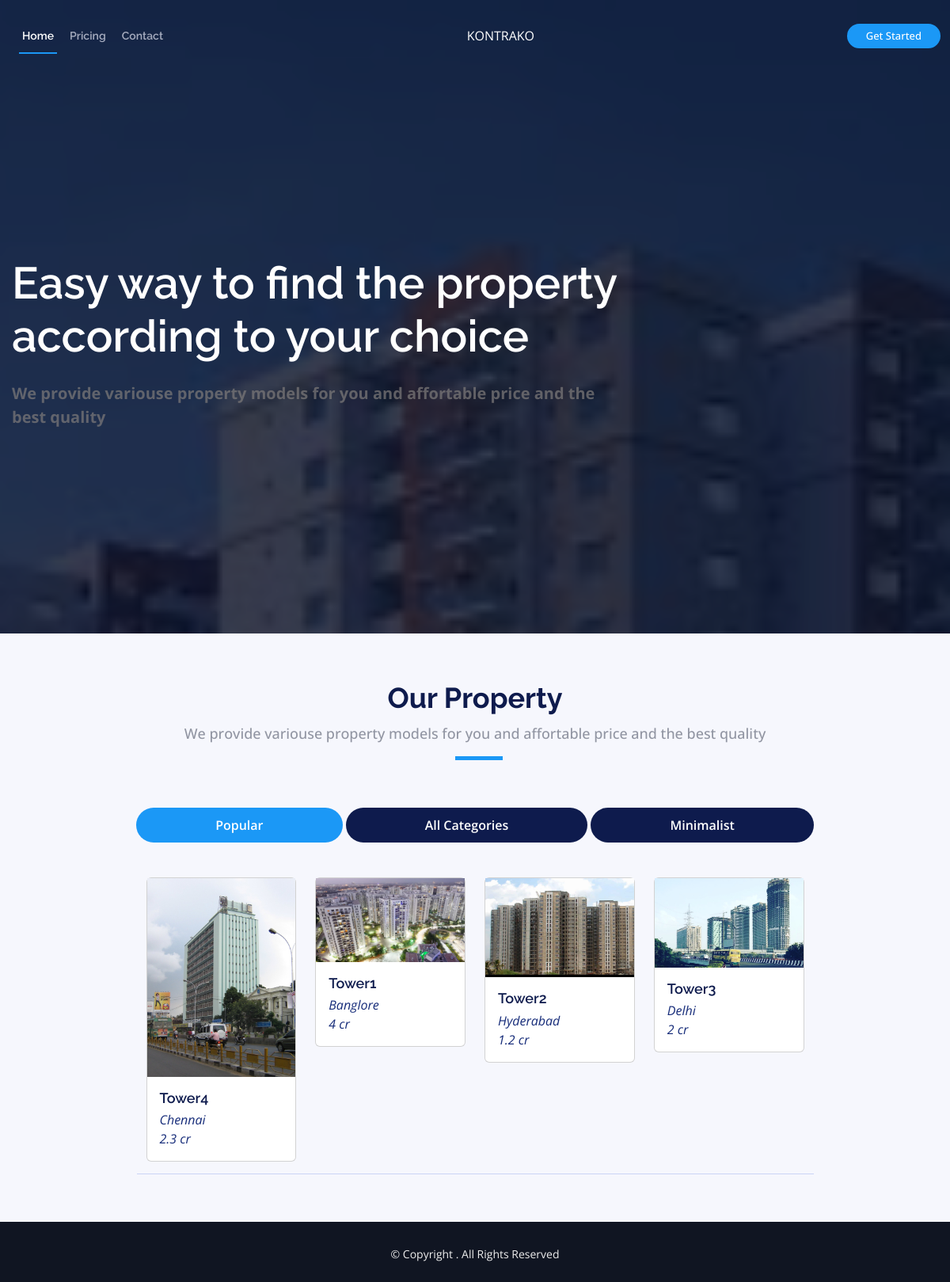
The page / on the database its author committed.
### tables this page shows
CREATE TABLE IF NOT EXISTS `data_table` (
  `id` int(11) NOT NULL AUTO_INCREMENT,
  `property_name` varchar(500) NOT NULL,
  `property_loc` varchar(500) NOT NULL,
  `pro_price` varchar(500) NOT NULL,
  `file_name` varchar(500) NOT NULL,
  `created_date` datetime NOT NULL DEFAULT CURRENT_TIMESTAMP,
  PRIMARY KEY (`id`)
);

### index.php (the view, shortened to what this page needs)
<!DOCTYPE html>
<html lang="en">
<head>
  <link href="assets/vendor/aos/aos.css" rel="stylesheet">
  <link href="assets/vendor/bootstrap/css/bootstrap.min.css" rel="stylesheet">
  <link href="assets/vendor/bootstrap-icons/bootstrap-icons.css" rel="stylesheet">
  <link href="assets/vendor/glightbox/css/glightbox.min.css" rel="stylesheet">
  <link href="assets/vendor/swiper/swiper-bundle.min.css" rel="stylesheet">
  <link href="assets/css/style.css" rel="stylesheet">
</head>
<body>
  <header id="header" class="d-flex align-items-center ">
    <div class="container-fluid container-xxl d-flex align-items-center">
      <nav id="navbar" class="navbar order-last order-lg-0">
        <ul>
          <li><a class="nav-link scrollto active" href="#hero">Home</a></li>
          <li><a class="nav-link scrollto" href="#pricing">Pricing</a></li>
          <li><a class="nav-link scrollto" href="#contact">Contact</a></li>
        </ul>
      </nav>
      <div id="logo" class="me-auto  ms-auto">
        <a href="index.html" class="scrollto"><img src="assets/img/" alt="" title="">KONTRAKO</a>
      </div>
      <a class="buy-tickets scrollto" href="#">Get Started</a>
    </div>
  </header>
  <section id="hero">
    <div class="hero-container" data-aos="zoom-in" data-aos-delay="100">
      <div class="row">
        <div class="col-md-8">
          <h3 class="mb-4 pb-0">Easy way to find the property according to your choice</h3>
          <p class="mb-4 pb-0">We provide variouse property models for you and affortable price and the best quality</p>
        </div>
        <div class="col-md-4">
        </div>
      </div>
    </div>
  </section>
  <main id="main">
    <section id="schedule" class="section-with-bg">
      <div class="container" data-aos="fade-up">
        <div class="section-header">
          <h2>Our Property</h2>
          <p>We provide variouse property models for you and affortable price and the best quality</p>
        </div>
        <ul class="nav nav-tabs" role="tablist" data-aos="fade-up" data-aos-delay="100">
          <li class="nav-item">
            <a class="nav-link active" href="#day-1" role="tab" data-bs-toggle="tab">Popular</a>
          </li>
          <li class="nav-item">
            <a class="nav-link" href="#day-2" role="tab" data-bs-toggle="tab">All Categories</a>
          </li>
          <li class="nav-item">
            <a class="nav-link" href="#day-3" role="tab" data-bs-toggle="tab">Minimalist</a>
          </li>
        </ul>
        <div class="tab-content row justify-content-center" data-aos="fade-up" data-aos-delay="200">
          <div role="tabpanel" class="col-lg-9 tab-pane fade show active" id="day-1">
            <div class="row row-cols-1 row-cols-md-4  schedule-item">
                <?php
                  $con = mysqli_connect("localhost", "root", "", "vali");
                  $sel = "SELECT * FROM data_table";
                  $que = mysqli_query($con, $sel);
                  while ($z = mysqli_fetch_array($que)) {
               ?>
             <div class="col">
              <div class="card">
                <div class="">
                  <img src="propert_images/<?php echo $z["file_name"]; ?>" alt="img" class="img-fluid">
                </div>
                <div class="card-body">
                  <h4><?php echo $z["property_name"]; ?></h4>
                  <p><?php echo $z["property_loc"]; ?></p>
                  <p><?php echo $z["pro_price"]; ?></p>
                </div>
              </div>
             </div>
               <?php } ?>
            </div>
          </div>
        </div>
      </div>
    </section>
  </main>
  <footer id="footer">
    <div class="container">
      <div class="copyright">
        &copy; Copyright <strong></strong>. All Rights Reserved
      </div>
    </div>
  </footer>
</body>
</html>

### assets/css/style.css (style rules this page uses)
body { background: #fff; color: #2f3138; font-family: "Open Sans", sans-serif; }
a { color: #fff; text-decoration: none; transition: 0.5s; }
p { padding: 0; margin: 0 0 30px 0; }
h1, h2, h3, h4, h5, h6 { font-family: "Raleway", sans-serif; font-weight: 400; margin: 0 0 20px 0; padding: 0; color: #0e1b4d; }
.section-header { margin-bottom: 60px; position: relative; padding-bottom: 20px; }
.section-header::before { content: ""; position: absolute; display: block; width: 60px; height: 5px; background: #1b98f6; bottom: 0; left: calc(50% - 25px); }
.section-header h2 { font-size: 36px; text-align: center; font-weight: 700; margin-bottom: 10px; }
.section-header p { text-align: center; padding: 0; margin: 0; font-size: 18px; font-weight: 500; color: #9195a2; }
.section-with-bg { background-color: #f6f7fd; }
#header { height: 90px; position: fixed; left: 0; top: 0; right: 0; transition: all 0.5s; z-index: 997; }
.buy-tickets { color: #fff; background: #1b98f6; padding: 7px 22px; margin: 0 0 0 15px; border-radius: 50px; border: 2px solid #1b98f6; transition: all ease-in-out 0.3s; font-weight: 500; line-height: 1; font-size: 13px; white-space: nowrap; }
.navbar { padding: 0; }
.navbar ul { margin: 0; padding: 0; display: flex; list-style: none; align-items: center; }
.navbar li { position: relative; }
.navbar>ul>li { white-space: nowrap; padding: 10px 0 10px 12px; }
.navbar a, .navbar a:focus { display: flex; align-items: center; justify-content: space-between; color: rgba(202, 206, 221, 0.8); font-family: "Raleway", sans-serif; font-weight: 600; font-size: 14px; white-space: nowrap; transition: 0.3s; position: relative; padding: 6px 4px; }
.navbar>ul>li>a:before { content: ""; position: absolute; width: 0; height: 2px; bottom: -6px; left: 0; background-color: #1b98f6; visibility: hidden; transition: all 0.3s ease-in-out 0s; }
.navbar a:hover:before, .navbar li:hover>a:before, .navbar .active:before { visibility: visible; width: 100%; }
.navbar a:hover, .navbar .active, .navbar .active:focus, .navbar li:hover>a { color: #fff; }
#hero { width: 100%; height: 100vh; background: url(../img/hero-bg.jpg) top center; background-size: cover; overflow: hidden; position: relative; }
@media (min-width: 1024px) { #hero { background-attachment: fixed; } }
#hero:before { content: ""; background: rgba(6, 12, 34, 0.8); position: absolute; bottom: 0; top: 0; left: 0; right: 0; }
#hero .hero-container { position: absolute; bottom: 0; left: 0; top: 90px; right: 0; display: flex; justify-content: center; align-items: center; flex-direction: column; text-align: center; padding: 0 15px; }
#hero h3 { color: #fff; font-family: "Raleway", sans-serif; font-size: 56px; font-weight: 600; text-align: left; }
#hero p { color: #7b7979ba; font-weight: 700; font-size: 20px; text-align: left; }
#schedule { padding: 60px 0 60px 0; }
#schedule .nav-tabs { text-align: center; margin: auto; display: block; border-bottom: 0; margin-bottom: 30px; }
#schedule .nav-tabs li { display: inline-block; margin-bottom: 0; }
#schedule .nav-tabs a { border: none; border-radius: 50px; font-weight: 600; background-color: #0e1b4d; color: #fff; padding: 10px 100px; }
#schedule .nav-tabs a.active { background-color: #1b98f6; color: #fff; }
#schedule .tab-pane { transition: ease-in-out 0.2s; }
#schedule .schedule-item { border-bottom: 1px solid #cad4f6; padding-top: 15px; padding-bottom: 15px; transition: background-color ease-in-out 0.3s; }
#schedule .schedule-item h4 { font-size: 18px; font-weight: 600; margin-bottom: 5px; }
#schedule .schedule-item p { font-style: italic; color: #152b79; margin-bottom: 0; }
#footer { background: #101522; padding: 0 0 25px 0; color: #eee; font-size: 14px; }
#footer .copyright { text-align: center; padding-top: 30px; }

### rows shown on the page
data_table: file_name (picture), property_name "Tower4", property_loc "Chennai", pro_price "2.3 cr"
data_table: file_name (picture), property_name "Tower1", property_loc "Banglore", pro_price "4 cr"
data_table: file_name (picture), property_name "Tower2", property_loc "Hyderabad", pro_price "1.2 cr"
data_table: file_name (picture), property_name "Tower3", property_loc "Delhi", pro_price "2 cr"
